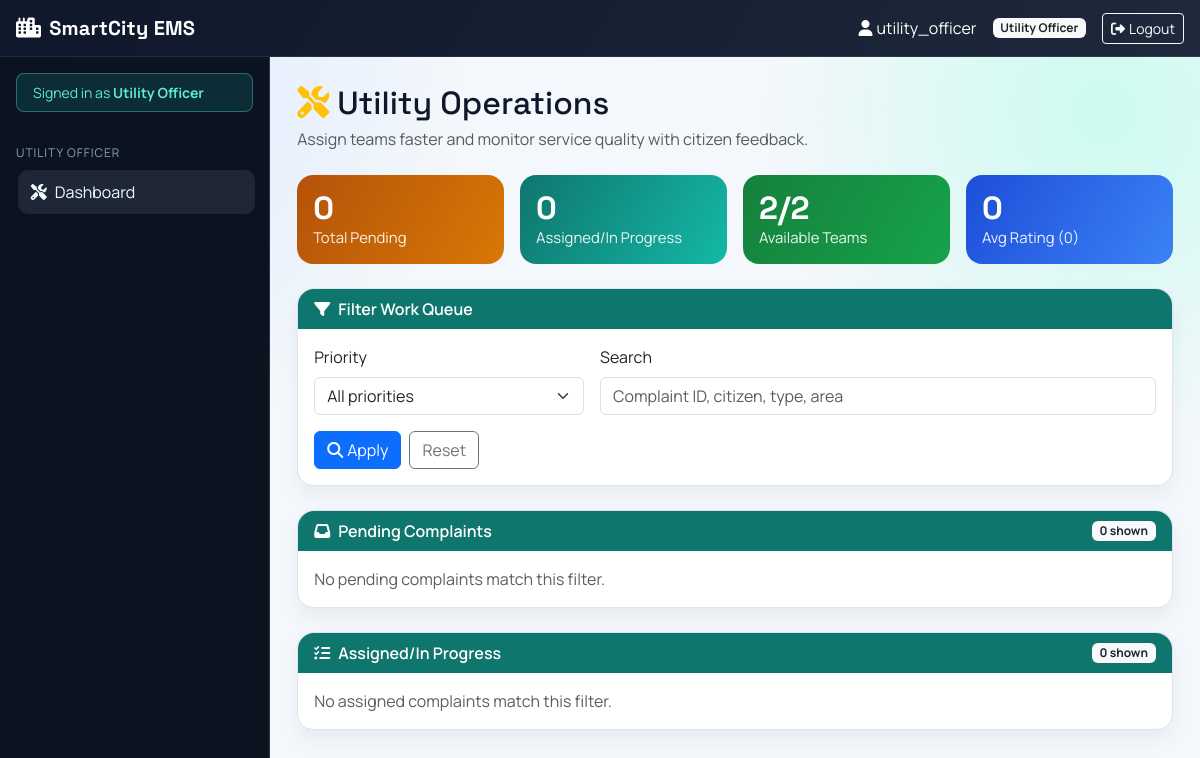
Before: /utilities/officer/ (signed in) with the older database file.
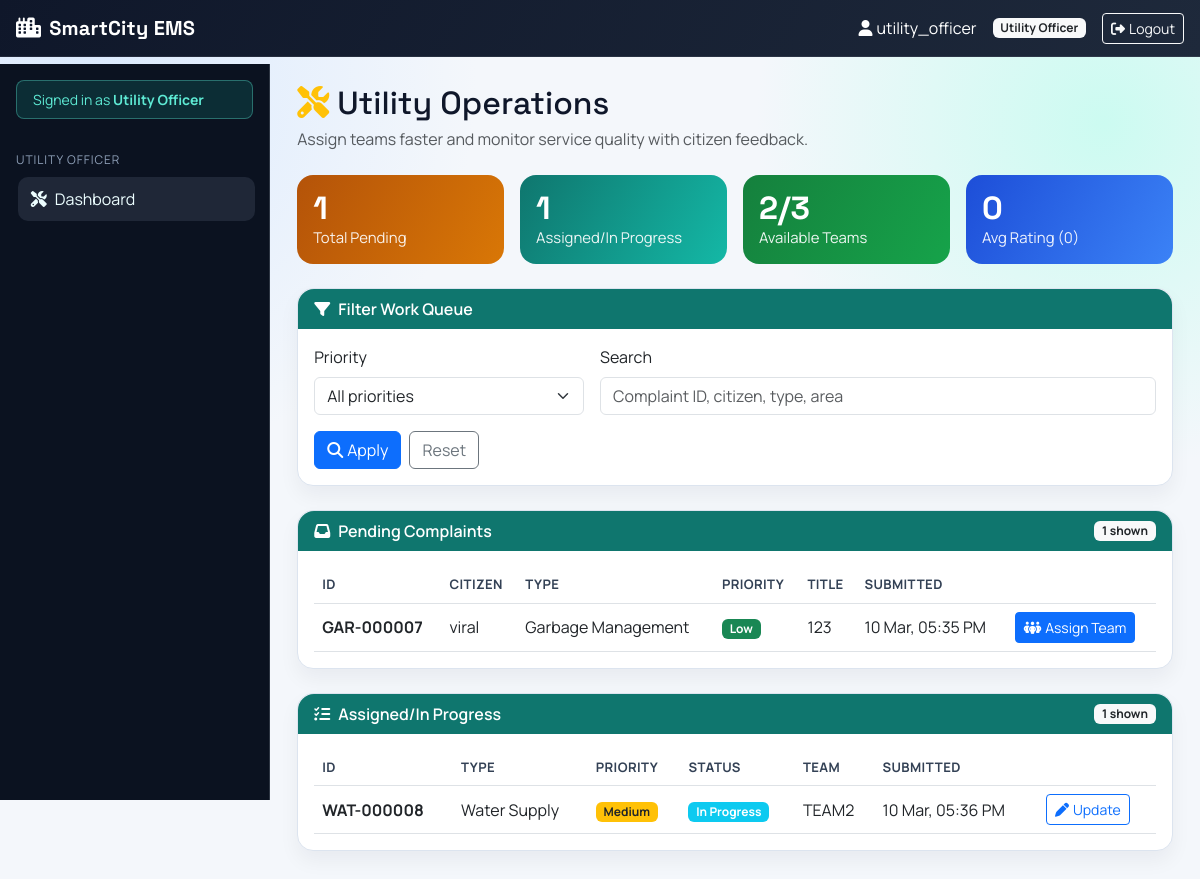
After: the same page with the newer database file.
### utilities/models.py (models this page shows, shortened)
class Complaint(models.Model):
    citizen = models.ForeignKey(
        User,
        on_delete=models.CASCADE,
        related_name='complaints'
    )
    STATUS_CHOICES = [
        ('pending', 'Pending'),
        ('assigned', 'Assigned'),
        ('in_progress', 'In Progress'),
        ('resolved', 'Resolved'),
        ('escalated', 'Escalated'),
        ('rejected', 'Rejected'),
    ]
    PRIORITY_CHOICES = [
        ('high', 'High'),
        ('medium', 'Medium'),
        ('low', 'Low'),
    ]
    citizen = models.ForeignKey(User, on_delete=models.CASCADE, related_name='complaints')
    utility_type = models.ForeignKey(UtilityType, on_delete=models.PROTECT)
    complaint_id = models.CharField(max_length=20, unique=True, editable=False)
    title = models.CharField(max_length=200)
    description = models.TextField()
    priority = models.CharField(max_length=20, choices=PRIORITY_CHOICES, default='medium')
    status = models.CharField(max_length=20, choices=STATUS_CHOICES, default='pending')
    location_lat = models.DecimalField(max_digits=9, decimal_places=6, null=True, blank=True)
    location_lng = models.DecimalField(max_digits=9, decimal_places=6, null=True, blank=True)
    address = models.TextField()
    landmark = models.CharField(max_length=200, blank=True)
    assigned_officer = models.ForeignKey(
        User,
        on_delete=models.SET_NULL,
        null=True,
        blank=True,
        related_name='assigned_complaints',
        limit_choices_to={'role': 'utility_officer'}
    )
    created_at = models.DateTimeField(auto_now_add=True)
    updated_at = models.DateTimeField(auto_now=True)
    assigned_at = models.DateTimeField(null=True, blank=True)
    resolved_at = models.DateTimeField(null=True, blank=True)
    escalated_at = models.DateTimeField(null=True, blank=True)
    resolution_notes = models.TextField(blank=True)
    satisfaction_rating = models.IntegerField(
        null=True,
        blank=True,
        choices=[(i, i) for i in range(1, 6)],
        help_text="Rate 1-5 after resolution"
    )

class UtilityType(models.Model):
    name = models.CharField(max_length=100)
    description = models.TextField()
    department = models.CharField(max_length=100)
    icon = models.CharField(max_length=50, default='wrench')

class UtilityTeamAssignment(models.Model):
    complaint = models.ForeignKey('Complaint', on_delete=models.CASCADE, related_name='team_assignments')
    team = models.ForeignKey('UtilityTeam', on_delete=models.PROTECT)
    assigned_by = models.ForeignKey('accounts.User', on_delete=models.PROTECT, related_name='utility_assignments_made')
    assigned_at = models.DateTimeField(auto_now_add=True)
    status = models.CharField(max_length=20, choices=[
        ('assigned', 'Assigned'),
        ('in_progress', 'In Progress'),
        ('resolved', 'Resolved'),
    ], default='assigned')

class UtilityTeam(models.Model):
    TEAM_TYPE_CHOICES = [
        ('water', 'Water Supply Response'),
        ('electricity', 'Electricity Response'),
        ('road_maintenance', 'Road Maintenance'),
        ('garbage', 'Garbage Management'),
        ('public_works', 'Public Works'),
        ('special_operations', 'Special Operations'),
    ]
    name = models.CharField(max_length=100)
    team_type = models.CharField(max_length=50, choices=TEAM_TYPE_CHOICES, default='water')
    team_size = models.IntegerField(default=0)
    workers = models.ManyToManyField(
        'accounts.User',
        limit_choices_to={'role': 'worker'},
        related_name='utility_teams'
    )
    vehicles = models.ManyToManyField(
        'emergency.EmergencyVehicle',  # Reuse emergency vehicles for utility teams
        related_name='utility_teams',
        blank=True
    )
    equipment = models.TextField(blank=True)
    team_leader = models.ForeignKey(
        'accounts.User',
        on_delete=models.SET_NULL,
        null=True,
        related_name='led_utility_teams',
        limit_choices_to={'role': 'worker'},
        blank=True
    )
    is_available = models.BooleanField(default=True)
    created_at = models.DateTimeField(auto_now_add=True)
    class Meta:
        ordering = ['name']

### accounts/models.py (models this page shows, shortened)
class User(AbstractUser):
    ROLE_CHOICES = [
        ('citizen', 'Citizen'),
        ('government_authority', 'Government Authority'),
        ('emergency_operator', 'Emergency Operator'),
        ('utility_officer', 'Utility Officer'),
        ('team_admin', 'Team Administrator'),
        ('worker', 'Worker'),
    ]
    role = models.CharField(max_length=50, choices=ROLE_CHOICES, default='citizen')
    phone_number = models.CharField(max_length=15, blank=True)
    address = models.TextField(blank=True)

### utilities/views.py (the view, shortened to what this page needs)
# urls.py: path('officer/', views.officer_dashboard, name='officer_dashboard'),
@login_required
def officer_dashboard(request):
    if request.user.role != 'utility_officer':
        messages.error(request, 'Access denied. Only utility officers can access this page.')
        return redirect('dashboard:dashboard')
    selected_priority = request.GET.get('priority', '').strip()
    search_query = request.GET.get('q', '').strip()
    valid_priorities = {choice[0] for choice in Complaint.PRIORITY_CHOICES}
    pending_complaints = Complaint.objects.filter(status='pending').select_related('citizen', 'utility_type')
    assigned_complaints = Complaint.objects.filter(
        status__in=['assigned', 'in_progress']
    ).select_related('citizen', 'utility_type').prefetch_related('team_assignments__team')
    if selected_priority in valid_priorities:
        pending_complaints = pending_complaints.filter(priority=selected_priority)
        assigned_complaints = assigned_complaints.filter(priority=selected_priority)
    else:
        selected_priority = ''
    pending_complaints = pending_complaints.order_by('-created_at')
    assigned_complaints = assigned_complaints.order_by('-created_at')
    total_assigned = Complaint.objects.filter(status__in=['assigned', 'in_progress']).count()
    total_pending = Complaint.objects.filter(status='pending').count()
    in_progress = Complaint.objects.filter(status='in_progress').count()
    resolved_today = Complaint.objects.filter(
        status='resolved',
        resolved_at__date=timezone.now().date(),
    ).count()
    total_teams = UtilityTeam.objects.count()
    available_teams = UtilityTeam.objects.filter(is_available=True).count()
    rated_queryset = Complaint.objects.filter(status='resolved', satisfaction_rating__isnull=False)
    average_satisfaction = rated_queryset.aggregate(avg=Avg('satisfaction_rating'))['avg'] or 0
    context = {
        'assigned_complaints': assigned_complaints,
        'pending_complaints': pending_complaints,
        'total_assigned': total_assigned,
        'total_pending': total_pending,
        'in_progress': in_progress,
        'resolved_today': resolved_today,
        'total_teams': total_teams,
        'available_teams': available_teams,
        'average_satisfaction': round(average_satisfaction, 2),
        'rated_resolved_count': rated_queryset.count(),
        'priority_options': Complaint.PRIORITY_CHOICES,
        'selected_priority': selected_priority,
        'search_query': search_query,
        'filtered_pending_count': pending_complaints.count(),
        'filtered_assigned_count': assigned_complaints.count(),
    }
    return render(request, 'utilities/officer_dashboard.html', context)

### templates/utilities/officer_dashboard.html (shortened to what the changed rows need)
{% extends 'dashboard/base_dashboard.html' %}
{% block dashboard_content %}
<div class="d-flex flex-wrap justify-content-between align-items-start mb-4 gap-2">
  <div>
    <h2 class="mb-1"><i class="fas fa-screwdriver-wrench me-2 text-warning"></i>Utility Operations</h2>
  </div>
</div>
<div class="row g-3 mb-4">
  <div class="col-sm-6 col-xl-3">
    <div class="stat-card warning h-100">
      <div class="stat-number">{{ total_pending }}</div>
      <div class="stat-label">Total Pending</div>
    </div>
  </div>
  <div class="col-sm-6 col-xl-3">
    <div class="stat-card primary h-100">
      <div class="stat-number">{{ total_assigned }}</div>
      <div class="stat-label">Assigned/In Progress</div>
    </div>
  </div>
  <div class="col-sm-6 col-xl-3">
    <div class="stat-card success h-100">
      <div class="stat-number">{{ available_teams }}/{{ total_teams }}</div>
      <div class="stat-label">Available Teams</div>
    </div>
  </div>
</div>
<div class="card mb-4">
  <div class="card-header d-flex justify-content-between align-items-center">
    <span><i class="fas fa-inbox me-2"></i>Pending Complaints</span>
    <span class="badge bg-light text-dark">{{ filtered_pending_count }} shown</span>
  </div>
  <div class="card-body">
    {% if pending_complaints %}
    <div class="table-responsive">
      <table class="table table-hover align-middle mb-0">
        <thead>
          <tr>
            <th>ID</th>
            <th>Citizen</th>
            <th>Type</th>
            <th>Priority</th>
            <th>Title</th>
            <th>Submitted</th>
            <th></th>
          </tr>
        </thead>
        <tbody>
          {% for comp in pending_complaints %}
          <tr>
            <td><strong>{{ comp.complaint_id }}</strong></td>
            <td>{{ comp.citizen.username }}</td>
            <td>{{ comp.utility_type.name }}</td>
            <td>
              {% if comp.priority == 'low' %}<span class="badge bg-success">Low</span>{% endif %}
            </td>
            <td>{{ comp.title|truncatewords:6 }}</td>
            <td>{{ comp.created_at|date:"d M, h:i A" }}</td>
            <td>
              <a href="{% url 'utilities:assign_utility_team' comp.id %}" class="btn btn-sm btn-primary">
                <i class="fas fa-people-group me-1"></i>Assign Team
              </a>
            </td>
          </tr>
          {% endfor %}
        </tbody>
      </table>
    </div>
    {% else %}
    <p class="text-muted mb-0">No pending complaints match this filter.</p>
    {% endif %}
  </div>
</div>
<div class="card">
  <div class="card-header d-flex justify-content-between align-items-center">
    <span><i class="fas fa-list-check me-2"></i>Assigned/In Progress</span>
    <span class="badge bg-light text-dark">{{ filtered_assigned_count }} shown</span>
  </div>
  <div class="card-body">
    {% if assigned_complaints %}
    <div class="table-responsive">
      <table class="table table-hover align-middle mb-0">
        <thead>
          <tr>
            <th>ID</th>
            <th>Type</th>
            <th>Priority</th>
            <th>Status</th>
            <th>Team</th>
            <th>Submitted</th>
            <th></th>
          </tr>
        </thead>
        <tbody>
          {% for comp in assigned_complaints %}
          <tr>
            <td><strong>{{ comp.complaint_id }}</strong></td>
            <td>{{ comp.utility_type.name }}</td>
            <td>
              {% if comp.priority == 'medium' %}<span class="badge bg-warning text-dark">Medium</span>{% endif %}
            </td>
            <td>
              {% if comp.status == 'in_progress' %}<span class="badge bg-info">In Progress</span>{% endif %}
            </td>
            <td>{{ comp.team_assignments.last.team.name|default:'Not assigned' }}</td>
            <td>{{ comp.created_at|date:"d M, h:i A" }}</td>
            <td>
              {% if comp.team_assignments.last %}
              <a href="{% url 'utilities:update_team_assignment_status' comp.team_assignments.last.id %}" class="btn btn-sm btn-outline-primary">
                <i class="fas fa-pen me-1"></i>Update
              </a>
              {% else %}
              <span class="text-muted">-</span>
              {% endif %}
            </td>
          </tr>
          {% endfor %}
        </tbody>
      </table>
    </div>
    {% else %}
    <p class="text-muted mb-0">No assigned complaints match this filter.</p>
    {% endif %}
  </div>
</div>
{% endblock %}

Changed rows visible on the page:
added Complaint: complaint_id "GAR-000007", citizen.username "viral", utility_type.name "Garbage Management", priority "Low", title "123", created_at "10 Mar, 05:35 PM", shown under "Utility Operations"
added Complaint: complaint_id "WAT-000008", utility_type.name "Water Supply", priority "Medium", status "In Progress", team_assignments.last.team.name "TEAM2", created_at "10 Mar, 05:36 PM", shows "Update"
Other visible differences:
{{ total_pending }}: "0" → "1"
{{ total_assigned }}: "0" → "1"
{{ total_teams }}: "2" → "3"
{{ filtered_pending_count }}: "0" → "1"
{{ filtered_assigned_count }}: "0" → "1"
text no longer shown: "No pending complaints match this filter. No assigned complaints match this filter."
text now shown: "ID CITIZEN TYPE PRIORITY TITLE SUBMITTED ID TYPE PRIORITY STATUS TEAM SUBMITTED"
